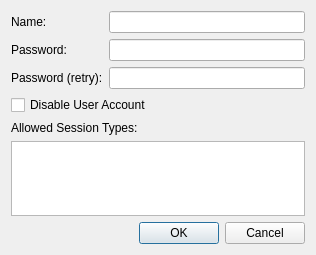
<?xml version="1.0" encoding="UTF-8"?>
<ui version="4.0">
 <class>RouterUserDialog</class>
 <widget class="QDialog" name="RouterUserDialog">
  <property name="geometry">
   <rect>
    <x>0</x>
    <y>0</y>
    <width>316</width>
    <height>255</height>
   </rect>
  </property>
  <property name="windowTitle">
   <string>User Properties</string>
  </property>
  <property name="modal">
   <bool>true</bool>
  </property>
  <layout class="QVBoxLayout" name="verticalLayout_3">
   <item>
    <layout class="QHBoxLayout" name="horizontalLayout">
     <item>
      <layout class="QVBoxLayout" name="verticalLayout">
       <item>
        <widget class="QLabel" name="label_username">
         <property name="text">
          <string>Name:</string>
         </property>
        </widget>
       </item>
       <item>
        <widget class="QLabel" name="label_password">
         <property name="text">
          <string>Password:</string>
         </property>
        </widget>
       </item>
       <item>
        <widget class="QLabel" name="label_password_retry">
         <property name="text">
          <string>Password (retry):</string>
         </property>
        </widget>
       </item>
      </layout>
     </item>
     <item>
      <layout class="QVBoxLayout" name="verticalLayout_2">
       <item>
        <widget class="QLineEdit" name="edit_username"/>
       </item>
       <item>
        <widget class="QLineEdit" name="edit_password">
         <property name="echoMode">
          <enum>QLineEdit::EchoMode::Password</enum>
         </property>
        </widget>
       </item>
       <item>
        <widget class="QLineEdit" name="edit_password_retry">
         <property name="echoMode">
          <enum>QLineEdit::EchoMode::Password</enum>
         </property>
        </widget>
       </item>
      </layout>
     </item>
    </layout>
   </item>
   <item>
    <widget class="QCheckBox" name="checkbox_disable">
     <property name="text">
      <string>Disable User Account</string>
     </property>
    </widget>
   </item>
   <item>
    <widget class="QLabel" name="label">
     <property name="text">
      <string>Allowed Session Types:</string>
     </property>
    </widget>
   </item>
   <item>
    <widget class="QTreeWidget" name="tree_sessions">
     <property name="indentation">
      <number>0</number>
     </property>
     <attribute name="headerVisible">
      <bool>false</bool>
     </attribute>
     <column>
      <property name="text">
       <string notr="true">1</string>
      </property>
     </column>
    </widget>
   </item>
   <item>
    <widget class="QDialogButtonBox" name="buttonbox">
     <property name="standardButtons">
      <set>QDialogButtonBox::StandardButton::Cancel|QDialogButtonBox::StandardButton::Ok</set>
     </property>
    </widget>
   </item>
  </layout>
 </widget>
 <resources/>
 <connections/>
</ui>
